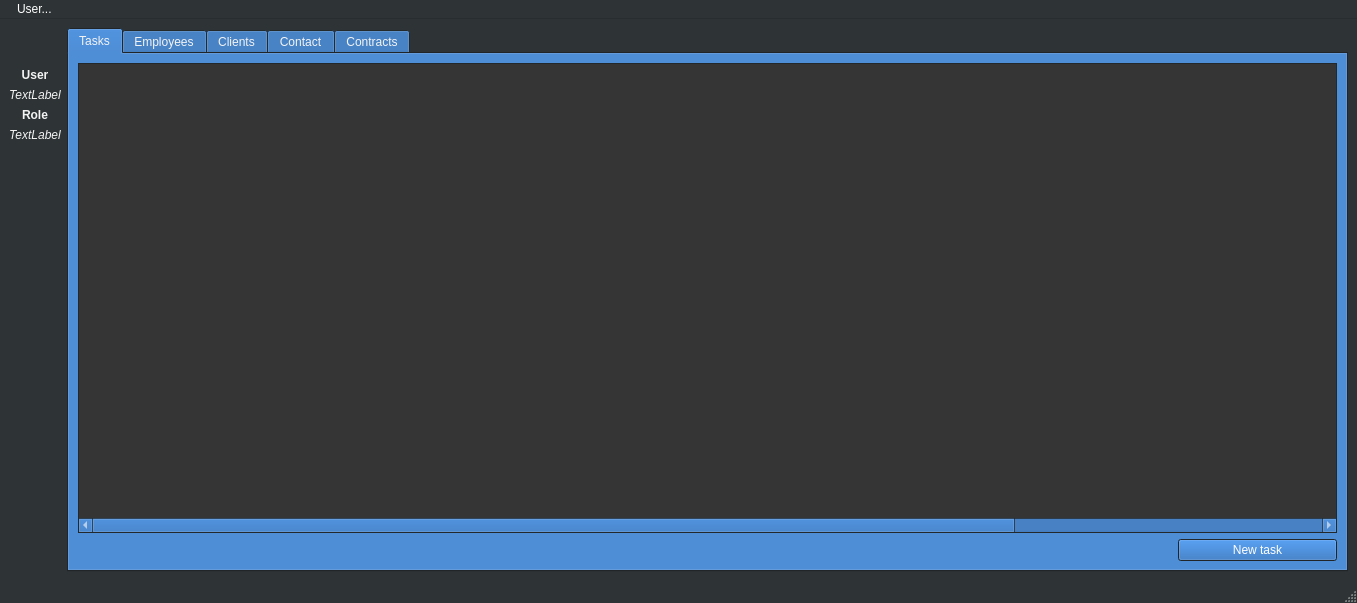
<?xml version="1.0" encoding="UTF-8"?>
<ui version="4.0">
 <class>MainWindow</class>
 <widget class="QMainWindow" name="MainWindow">
  <property name="geometry">
   <rect>
    <x>0</x>
    <y>0</y>
    <width>1357</width>
    <height>603</height>
   </rect>
  </property>
  <property name="palette">
   <palette>
    <active>
     <colorrole role="WindowText">
      <brush brushstyle="SolidPattern">
       <color alpha="255">
        <red>243</red>
        <green>243</green>
        <blue>243</blue>
       </color>
      </brush>
     </colorrole>
     <colorrole role="Button">
      <brush brushstyle="SolidPattern">
       <color alpha="255">
        <red>27</red>
        <green>96</green>
        <blue>179</blue>
       </color>
      </brush>
     </colorrole>
     <colorrole role="Light">
      <brush brushstyle="SolidPattern">
       <color alpha="255">
        <red>69</red>
        <green>78</green>
        <blue>81</blue>
       </color>
      </brush>
     </colorrole>
     <colorrole role="Midlight">
      <brush brushstyle="SolidPattern">
       <color alpha="255">
        <red>57</red>
        <green>65</green>
        <blue>67</blue>
       </color>
      </brush>
     </colorrole>
     <colorrole role="Dark">
      <brush brushstyle="SolidPattern">
       <color alpha="255">
        <red>23</red>
        <green>26</green>
        <blue>27</blue>
       </color>
      </brush>
     </colorrole>
     <colorrole role="Mid">
      <brush brushstyle="SolidPattern">
       <color alpha="255">
        <red>31</red>
        <green>35</green>
        <blue>36</blue>
       </color>
      </brush>
     </colorrole>
     <colorrole role="Text">
      <brush brushstyle="SolidPattern">
       <color alpha="255">
        <red>255</red>
        <green>255</green>
        <blue>255</blue>
       </color>
      </brush>
     </colorrole>
     <colorrole role="BrightText">
      <brush brushstyle="SolidPattern">
       <color alpha="255">
        <red>255</red>
        <green>255</green>
        <blue>255</blue>
       </color>
      </brush>
     </colorrole>
     <colorrole role="ButtonText">
      <brush brushstyle="SolidPattern">
       <color alpha="255">
        <red>255</red>
        <green>255</green>
        <blue>255</blue>
       </color>
      </brush>
     </colorrole>
     <colorrole role="Base">
      <brush brushstyle="SolidPattern">
       <color alpha="255">
        <red>53</red>
        <green>53</green>
        <blue>53</blue>
       </color>
      </brush>
     </colorrole>
     <colorrole role="Window">
      <brush brushstyle="SolidPattern">
       <color alpha="255">
        <red>46</red>
        <green>52</green>
        <blue>54</blue>
       </color>
      </brush>
     </colorrole>
     <colorrole role="Shadow">
      <brush brushstyle="SolidPattern">
       <color alpha="255">
        <red>0</red>
        <green>0</green>
        <blue>0</blue>
       </color>
      </brush>
     </colorrole>
     <colorrole role="AlternateBase">
      <brush brushstyle="SolidPattern">
       <color alpha="255">
        <red>53</red>
        <green>53</green>
        <blue>53</blue>
       </color>
      </brush>
     </colorrole>
     <colorrole role="ToolTipBase">
      <brush brushstyle="SolidPattern">
       <color alpha="255">
        <red>255</red>
        <green>255</green>
        <blue>255</blue>
       </color>
      </brush>
     </colorrole>
     <colorrole role="ToolTipText">
      <brush brushstyle="SolidPattern">
       <color alpha="255">
        <red>0</red>
        <green>0</green>
        <blue>0</blue>
       </color>
      </brush>
     </colorrole>
     <colorrole role="PlaceholderText">
      <brush brushstyle="SolidPattern">
       <color alpha="128">
        <red>255</red>
        <green>255</green>
        <blue>255</blue>
       </color>
      </brush>
     </colorrole>
    </active>
    <inactive>
     <colorrole role="WindowText">
      <brush brushstyle="SolidPattern">
       <color alpha="255">
        <red>243</red>
        <green>243</green>
        <blue>243</blue>
       </color>
      </brush>
     </colorrole>
     <colorrole role="Button">
      <brush brushstyle="SolidPattern">
       <color alpha="255">
        <red>27</red>
        <green>96</green>
        <blue>179</blue>
       </color>
      </brush>
     </colorrole>
     <colorrole role="Light">
      <brush brushstyle="SolidPattern">
       <color alpha="255">
        <red>69</red>
        <green>78</green>
        <blue>81</blue>
       </color>
      </brush>
     </colorrole>
     <colorrole role="Midlight">
      <brush brushstyle="SolidPattern">
       <color alpha="255">
        <red>57</red>
        <green>65</green>
        <blue>67</blue>
       </color>
      </brush>
     </colorrole>
     <colorrole role="Dark">
      <brush brushstyle="SolidPattern">
       <color alpha="255">
        <red>23</red>
        <green>26</green>
        <blue>27</blue>
       </color>
      </brush>
     </colorrole>
     <colorrole role="Mid">
      <brush brushstyle="SolidPattern">
       <color alpha="255">
        <red>31</red>
        <green>35</green>
        <blue>36</blue>
       </color>
      </brush>
     </colorrole>
     <colorrole role="Text">
      <brush brushstyle="SolidPattern">
       <color alpha="255">
        <red>255</red>
        <green>255</green>
        <blue>255</blue>
       </color>
      </brush>
     </colorrole>
     <colorrole role="BrightText">
      <brush brushstyle="SolidPattern">
       <color alpha="255">
        <red>255</red>
        <green>255</green>
        <blue>255</blue>
       </color>
      </brush>
     </colorrole>
     <colorrole role="ButtonText">
      <brush brushstyle="SolidPattern">
       <color alpha="255">
        <red>255</red>
        <green>255</green>
        <blue>255</blue>
       </color>
      </brush>
     </colorrole>
     <colorrole role="Base">
      <brush brushstyle="SolidPattern">
       <color alpha="255">
        <red>53</red>
        <green>53</green>
        <blue>53</blue>
       </color>
      </brush>
     </colorrole>
     <colorrole role="Window">
      <brush brushstyle="SolidPattern">
       <color alpha="255">
        <red>46</red>
        <green>52</green>
        <blue>54</blue>
       </color>
      </brush>
     </colorrole>
     <colorrole role="Shadow">
      <brush brushstyle="SolidPattern">
       <color alpha="255">
        <red>0</red>
        <green>0</green>
        <blue>0</blue>
       </color>
      </brush>
     </colorrole>
     <colorrole role="AlternateBase">
      <brush brushstyle="SolidPattern">
       <color alpha="255">
        <red>53</red>
        <green>53</green>
        <blue>53</blue>
       </color>
      </brush>
     </colorrole>
     <colorrole role="ToolTipBase">
      <brush brushstyle="SolidPattern">
       <color alpha="255">
        <red>255</red>
        <green>255</green>
        <blue>255</blue>
       </color>
      </brush>
     </colorrole>
     <colorrole role="ToolTipText">
      <brush brushstyle="SolidPattern">
       <color alpha="255">
        <red>0</red>
        <green>0</green>
        <blue>0</blue>
       </color>
      </brush>
     </colorrole>
     <colorrole role="PlaceholderText">
      <brush brushstyle="SolidPattern">
       <color alpha="128">
        <red>255</red>
        <green>255</green>
        <blue>255</blue>
       </color>
      </brush>
     </colorrole>
    </inactive>
    <disabled>
     <colorrole role="WindowText">
      <brush brushstyle="SolidPattern">
       <color alpha="255">
        <red>23</red>
        <green>26</green>
        <blue>27</blue>
       </color>
      </brush>
     </colorrole>
     <colorrole role="Button">
      <brush brushstyle="SolidPattern">
       <color alpha="255">
        <red>27</red>
        <green>96</green>
        <blue>179</blue>
       </color>
      </brush>
     </colorrole>
     <colorrole role="Light">
      <brush brushstyle="SolidPattern">
       <color alpha="255">
        <red>69</red>
        <green>78</green>
        <blue>81</blue>
       </color>
      </brush>
     </colorrole>
     <colorrole role="Midlight">
      <brush brushstyle="SolidPattern">
       <color alpha="255">
        <red>57</red>
        <green>65</green>
        <blue>67</blue>
       </color>
      </brush>
     </colorrole>
     <colorrole role="Dark">
      <brush brushstyle="SolidPattern">
       <color alpha="255">
        <red>23</red>
        <green>26</green>
        <blue>27</blue>
       </color>
      </brush>
     </colorrole>
     <colorrole role="Mid">
      <brush brushstyle="SolidPattern">
       <color alpha="255">
        <red>31</red>
        <green>35</green>
        <blue>36</blue>
       </color>
      </brush>
     </colorrole>
     <colorrole role="Text">
      <brush brushstyle="SolidPattern">
       <color alpha="255">
        <red>23</red>
        <green>26</green>
        <blue>27</blue>
       </color>
      </brush>
     </colorrole>
     <colorrole role="BrightText">
      <brush brushstyle="SolidPattern">
       <color alpha="255">
        <red>255</red>
        <green>255</green>
        <blue>255</blue>
       </color>
      </brush>
     </colorrole>
     <colorrole role="ButtonText">
      <brush brushstyle="SolidPattern">
       <color alpha="255">
        <red>23</red>
        <green>26</green>
        <blue>27</blue>
       </color>
      </brush>
     </colorrole>
     <colorrole role="Base">
      <brush brushstyle="SolidPattern">
       <color alpha="255">
        <red>46</red>
        <green>52</green>
        <blue>54</blue>
       </color>
      </brush>
     </colorrole>
     <colorrole role="Window">
      <brush brushstyle="SolidPattern">
       <color alpha="255">
        <red>46</red>
        <green>52</green>
        <blue>54</blue>
       </color>
      </brush>
     </colorrole>
     <colorrole role="Shadow">
      <brush brushstyle="SolidPattern">
       <color alpha="255">
        <red>0</red>
        <green>0</green>
        <blue>0</blue>
       </color>
      </brush>
     </colorrole>
     <colorrole role="AlternateBase">
      <brush brushstyle="SolidPattern">
       <color alpha="255">
        <red>53</red>
        <green>53</green>
        <blue>53</blue>
       </color>
      </brush>
     </colorrole>
     <colorrole role="ToolTipBase">
      <brush brushstyle="SolidPattern">
       <color alpha="255">
        <red>255</red>
        <green>255</green>
        <blue>255</blue>
       </color>
      </brush>
     </colorrole>
     <colorrole role="ToolTipText">
      <brush brushstyle="SolidPattern">
       <color alpha="255">
        <red>0</red>
        <green>0</green>
        <blue>0</blue>
       </color>
      </brush>
     </colorrole>
     <colorrole role="PlaceholderText">
      <brush brushstyle="SolidPattern">
       <color alpha="128">
        <red>255</red>
        <green>255</green>
        <blue>255</blue>
       </color>
      </brush>
     </colorrole>
    </disabled>
   </palette>
  </property>
  <property name="windowTitle">
   <string>MainWindow</string>
  </property>
  <widget class="QWidget" name="centralwidget">
   <layout class="QHBoxLayout" name="horizontalLayout_2">
    <item>
     <layout class="QVBoxLayout" name="verticalLayout">
      <item>
       <spacer name="verticalSpacer_2">
        <property name="orientation">
         <enum>Qt::Vertical</enum>
        </property>
        <property name="sizeType">
         <enum>QSizePolicy::Minimum</enum>
        </property>
        <property name="sizeHint" stdset="0">
         <size>
          <width>20</width>
          <height>40</height>
         </size>
        </property>
       </spacer>
      </item>
      <item>
       <widget class="QLabel" name="userLabel">
        <property name="font">
         <font>
          <weight>75</weight>
          <italic>false</italic>
          <bold>true</bold>
         </font>
        </property>
        <property name="text">
         <string>User</string>
        </property>
        <property name="alignment">
         <set>Qt::AlignCenter</set>
        </property>
       </widget>
      </item>
      <item>
       <widget class="QLabel" name="currentUserLabel">
        <property name="font">
         <font>
          <italic>true</italic>
         </font>
        </property>
        <property name="text">
         <string>TextLabel</string>
        </property>
        <property name="alignment">
         <set>Qt::AlignCenter</set>
        </property>
       </widget>
      </item>
      <item>
       <widget class="QLabel" name="roleLabel">
        <property name="font">
         <font>
          <weight>75</weight>
          <bold>true</bold>
         </font>
        </property>
        <property name="text">
         <string>Role</string>
        </property>
        <property name="alignment">
         <set>Qt::AlignCenter</set>
        </property>
       </widget>
      </item>
      <item>
       <widget class="QLabel" name="currentRoleLabel">
        <property name="font">
         <font>
          <italic>true</italic>
         </font>
        </property>
        <property name="text">
         <string>TextLabel</string>
        </property>
        <property name="alignment">
         <set>Qt::AlignCenter</set>
        </property>
       </widget>
      </item>
      <item>
       <spacer name="verticalSpacer">
        <property name="orientation">
         <enum>Qt::Vertical</enum>
        </property>
        <property name="sizeHint" stdset="0">
         <size>
          <width>20</width>
          <height>40</height>
         </size>
        </property>
       </spacer>
      </item>
     </layout>
    </item>
    <item>
     <widget class="QTabWidget" name="contractsTabWidget">
      <property name="accessibleName">
       <string/>
      </property>
      <property name="accessibleDescription">
       <string/>
      </property>
      <property name="layoutDirection">
       <enum>Qt::LeftToRight</enum>
      </property>
      <property name="tabPosition">
       <enum>QTabWidget::North</enum>
      </property>
      <property name="currentIndex">
       <number>0</number>
      </property>
      <widget class="QWidget" name="TasksTab">
       <attribute name="title">
        <string>Tasks</string>
       </attribute>
       <layout class="QVBoxLayout" name="verticalLayout_2">
        <item>
         <widget class="QTableWidget" name="tasksTableWidget">
          <property name="enabled">
           <bool>true</bool>
          </property>
          <property name="sizePolicy">
           <sizepolicy hsizetype="Preferred" vsizetype="Ignored">
            <horstretch>0</horstretch>
            <verstretch>0</verstretch>
           </sizepolicy>
          </property>
          <property name="frameShadow">
           <enum>QFrame::Sunken</enum>
          </property>
          <property name="verticalScrollBarPolicy">
           <enum>Qt::ScrollBarAsNeeded</enum>
          </property>
          <property name="horizontalScrollBarPolicy">
           <enum>Qt::ScrollBarAsNeeded</enum>
          </property>
          <property name="sizeAdjustPolicy">
           <enum>QAbstractScrollArea::AdjustToContents</enum>
          </property>
          <property name="editTriggers">
           <set>QAbstractItemView::AnyKeyPressed|QAbstractItemView::EditKeyPressed</set>
          </property>
          <property name="selectionMode">
           <enum>QAbstractItemView::ExtendedSelection</enum>
          </property>
          <property name="selectionBehavior">
           <enum>QAbstractItemView::SelectRows</enum>
          </property>
          <property name="iconSize">
           <size>
            <width>0</width>
            <height>0</height>
           </size>
          </property>
          <property name="textElideMode">
           <enum>Qt::ElideRight</enum>
          </property>
          <property name="verticalScrollMode">
           <enum>QAbstractItemView::ScrollPerItem</enum>
          </property>
          <property name="horizontalScrollMode">
           <enum>QAbstractItemView::ScrollPerItem</enum>
          </property>
          <property name="gridStyle">
           <enum>Qt::SolidLine</enum>
          </property>
          <property name="sortingEnabled">
           <bool>true</bool>
          </property>
          <property name="wordWrap">
           <bool>true</bool>
          </property>
          <attribute name="horizontalHeaderVisible">
           <bool>false</bool>
          </attribute>
          <attribute name="horizontalHeaderCascadingSectionResizes">
           <bool>false</bool>
          </attribute>
          <attribute name="horizontalHeaderDefaultSectionSize">
           <number>130</number>
          </attribute>
          <attribute name="horizontalHeaderStretchLastSection">
           <bool>true</bool>
          </attribute>
          <attribute name="verticalHeaderVisible">
           <bool>false</bool>
          </attribute>
          <attribute name="verticalHeaderCascadingSectionResizes">
           <bool>false</bool>
          </attribute>
          <attribute name="verticalHeaderMinimumSectionSize">
           <number>21</number>
          </attribute>
          <attribute name="verticalHeaderDefaultSectionSize">
           <number>30</number>
          </attribute>
          <attribute name="verticalHeaderHighlightSections">
           <bool>true</bool>
          </attribute>
          <attribute name="verticalHeaderShowSortIndicator" stdset="0">
           <bool>false</bool>
          </attribute>
          <attribute name="verticalHeaderStretchLastSection">
           <bool>false</bool>
          </attribute>
          <column>
           <property name="text">
            <string>id</string>
           </property>
           <property name="textAlignment">
            <set>AlignCenter</set>
           </property>
          </column>
          <column>
           <property name="text">
            <string>Task creator</string>
           </property>
           <property name="textAlignment">
            <set>AlignCenter</set>
           </property>
          </column>
          <column>
           <property name="text">
            <string>Task executor</string>
           </property>
           <property name="textAlignment">
            <set>AlignCenter</set>
           </property>
          </column>
          <column>
           <property name="text">
            <string>Contact name</string>
           </property>
           <property name="textAlignment">
            <set>AlignCenter</set>
           </property>
          </column>
          <column>
           <property name="text">
            <string>Description </string>
           </property>
           <property name="textAlignment">
            <set>AlignCenter</set>
           </property>
          </column>
          <column>
           <property name="text">
            <string>Contract id</string>
           </property>
           <property name="textAlignment">
            <set>AlignCenter</set>
           </property>
          </column>
          <column>
           <property name="text">
            <string>Equipment id</string>
           </property>
           <property name="textAlignment">
            <set>AlignCenter</set>
           </property>
          </column>
          <column>
           <property name="text">
            <string>Start date</string>
           </property>
           <property name="textAlignment">
            <set>AlignCenter</set>
           </property>
          </column>
          <column>
           <property name="text">
            <string>End date</string>
           </property>
           <property name="textAlignment">
            <set>AlignCenter</set>
           </property>
          </column>
          <column>
           <property name="text">
            <string>Period of execution</string>
           </property>
           <property name="textAlignment">
            <set>AlignCenter</set>
           </property>
          </column>
          <column>
           <property name="text">
            <string>Priority</string>
           </property>
           <property name="textAlignment">
            <set>AlignCenter</set>
           </property>
          </column>
          <column>
           <property name="text">
            <string>Status</string>
           </property>
           <property name="font">
            <font>
             <italic>false</italic>
            </font>
           </property>
           <property name="textAlignment">
            <set>AlignCenter</set>
           </property>
          </column>
         </widget>
        </item>
        <item>
         <layout class="QHBoxLayout" name="horizontalLayout">
          <item>
           <spacer name="horizontalSpacer">
            <property name="orientation">
             <enum>Qt::Horizontal</enum>
            </property>
            <property name="sizeType">
             <enum>QSizePolicy::Preferred</enum>
            </property>
            <property name="sizeHint" stdset="0">
             <size>
              <width>1100</width>
              <height>20</height>
             </size>
            </property>
           </spacer>
          </item>
          <item>
           <widget class="QPushButton" name="newTaskPushButton">
            <property name="text">
             <string>New task</string>
            </property>
           </widget>
          </item>
         </layout>
        </item>
       </layout>
      </widget>
      <widget class="QWidget" name="EmployeesTab">
       <attribute name="title">
        <string>Employees</string>
       </attribute>
       <layout class="QVBoxLayout" name="verticalLayout_3">
        <item>
         <widget class="QTableWidget" name="employeesTableWidget">
          <property name="sizeAdjustPolicy">
           <enum>QAbstractScrollArea::AdjustToContents</enum>
          </property>
          <property name="editTriggers">
           <set>QAbstractItemView::AnyKeyPressed|QAbstractItemView::EditKeyPressed</set>
          </property>
          <property name="sortingEnabled">
           <bool>true</bool>
          </property>
          <attribute name="horizontalHeaderCascadingSectionResizes">
           <bool>false</bool>
          </attribute>
          <attribute name="horizontalHeaderHighlightSections">
           <bool>true</bool>
          </attribute>
          <attribute name="horizontalHeaderShowSortIndicator" stdset="0">
           <bool>true</bool>
          </attribute>
          <attribute name="horizontalHeaderStretchLastSection">
           <bool>true</bool>
          </attribute>
          <attribute name="verticalHeaderVisible">
           <bool>false</bool>
          </attribute>
          <column>
           <property name="text">
            <string>id</string>
           </property>
           <property name="textAlignment">
            <set>AlignCenter</set>
           </property>
          </column>
          <column>
           <property name="text">
            <string>First Name</string>
           </property>
           <property name="textAlignment">
            <set>AlignCenter</set>
           </property>
          </column>
          <column>
           <property name="text">
            <string>Last Name</string>
           </property>
           <property name="textAlignment">
            <set>AlignCenter</set>
           </property>
          </column>
          <column>
           <property name="text">
            <string>Patronymic</string>
           </property>
           <property name="textAlignment">
            <set>AlignCenter</set>
           </property>
          </column>
          <column>
           <property name="text">
            <string>Position</string>
           </property>
           <property name="textAlignment">
            <set>AlignCenter</set>
           </property>
          </column>
         </widget>
        </item>
       </layout>
      </widget>
      <widget class="QWidget" name="clientsTab">
       <attribute name="title">
        <string>Clients</string>
       </attribute>
       <layout class="QVBoxLayout" name="verticalLayout_4">
        <item>
         <widget class="QTableWidget" name="clientsTableWidget">
          <property name="sortingEnabled">
           <bool>true</bool>
          </property>
          <attribute name="horizontalHeaderShowSortIndicator" stdset="0">
           <bool>true</bool>
          </attribute>
          <attribute name="horizontalHeaderStretchLastSection">
           <bool>true</bool>
          </attribute>
          <attribute name="verticalHeaderVisible">
           <bool>false</bool>
          </attribute>
          <column>
           <property name="text">
            <string>id</string>
           </property>
          </column>
          <column>
           <property name="text">
            <string>Company Name</string>
           </property>
          </column>
          <column>
           <property name="text">
            <string>Phone Number</string>
           </property>
          </column>
          <column>
           <property name="text">
            <string>Email</string>
           </property>
          </column>
          <column>
           <property name="text">
            <string>Address</string>
           </property>
          </column>
          <column>
           <property name="text">
            <string>Fax</string>
           </property>
          </column>
          <column>
           <property name="text">
            <string>Post address</string>
           </property>
          </column>
         </widget>
        </item>
       </layout>
      </widget>
      <widget class="QWidget" name="tab_2">
       <attribute name="title">
        <string>Contact</string>
       </attribute>
       <layout class="QVBoxLayout" name="verticalLayout_5">
        <item>
         <widget class="QTableWidget" name="contactsTableWidget">
          <property name="sortingEnabled">
           <bool>true</bool>
          </property>
          <attribute name="horizontalHeaderShowSortIndicator" stdset="0">
           <bool>true</bool>
          </attribute>
          <attribute name="horizontalHeaderStretchLastSection">
           <bool>true</bool>
          </attribute>
          <attribute name="verticalHeaderVisible">
           <bool>false</bool>
          </attribute>
          <column>
           <property name="text">
            <string>id</string>
           </property>
          </column>
          <column>
           <property name="text">
            <string>First Name</string>
           </property>
          </column>
          <column>
           <property name="text">
            <string>Last Name</string>
           </property>
          </column>
          <column>
           <property name="text">
            <string>Patronymic</string>
           </property>
          </column>
          <column>
           <property name="text">
            <string>Company</string>
           </property>
          </column>
          <column>
           <property name="text">
            <string>Phone Number</string>
           </property>
          </column>
          <column>
           <property name="text">
            <string>Email</string>
           </property>
          </column>
          <column>
           <property name="text">
            <string>Fax</string>
           </property>
          </column>
          <column>
           <property name="text">
            <string>Post address</string>
           </property>
          </column>
         </widget>
        </item>
       </layout>
      </widget>
      <widget class="QWidget" name="tab">
       <attribute name="title">
        <string>Contracts</string>
       </attribute>
       <layout class="QVBoxLayout" name="verticalLayout_6">
        <item>
         <widget class="QTableWidget" name="contractsTableWidget">
          <property name="sortingEnabled">
           <bool>true</bool>
          </property>
          <attribute name="horizontalHeaderShowSortIndicator" stdset="0">
           <bool>true</bool>
          </attribute>
          <attribute name="horizontalHeaderStretchLastSection">
           <bool>true</bool>
          </attribute>
          <attribute name="verticalHeaderVisible">
           <bool>false</bool>
          </attribute>
          <column>
           <property name="text">
            <string>Id</string>
           </property>
           <property name="textAlignment">
            <set>AlignCenter</set>
           </property>
          </column>
          <column>
           <property name="text">
            <string>Company</string>
           </property>
           <property name="textAlignment">
            <set>AlignCenter</set>
           </property>
          </column>
          <column>
           <property name="text">
            <string>Description</string>
           </property>
           <property name="textAlignment">
            <set>AlignCenter</set>
           </property>
          </column>
         </widget>
        </item>
       </layout>
      </widget>
     </widget>
    </item>
   </layout>
  </widget>
  <widget class="QMenuBar" name="menubar">
   <property name="geometry">
    <rect>
     <x>0</x>
     <y>0</y>
     <width>1357</width>
     <height>22</height>
    </rect>
   </property>
   <widget class="QMenu" name="menu_User">
    <property name="title">
     <string>  User...</string>
    </property>
    <addaction name="actionLogOut"/>
    <addaction name="actionAddNewUser"/>
   </widget>
   <addaction name="menu_User"/>
  </widget>
  <widget class="QStatusBar" name="statusbar"/>
  <action name="actionLogOut">
   <property name="checkable">
    <bool>false</bool>
   </property>
   <property name="checked">
    <bool>false</bool>
   </property>
   <property name="text">
    <string>Log out</string>
   </property>
  </action>
  <action name="actionAddNewUser">
   <property name="text">
    <string>Add new user</string>
   </property>
   <property name="visible">
    <bool>false</bool>
   </property>
  </action>
 </widget>
 <resources/>
 <connections/>
</ui>
